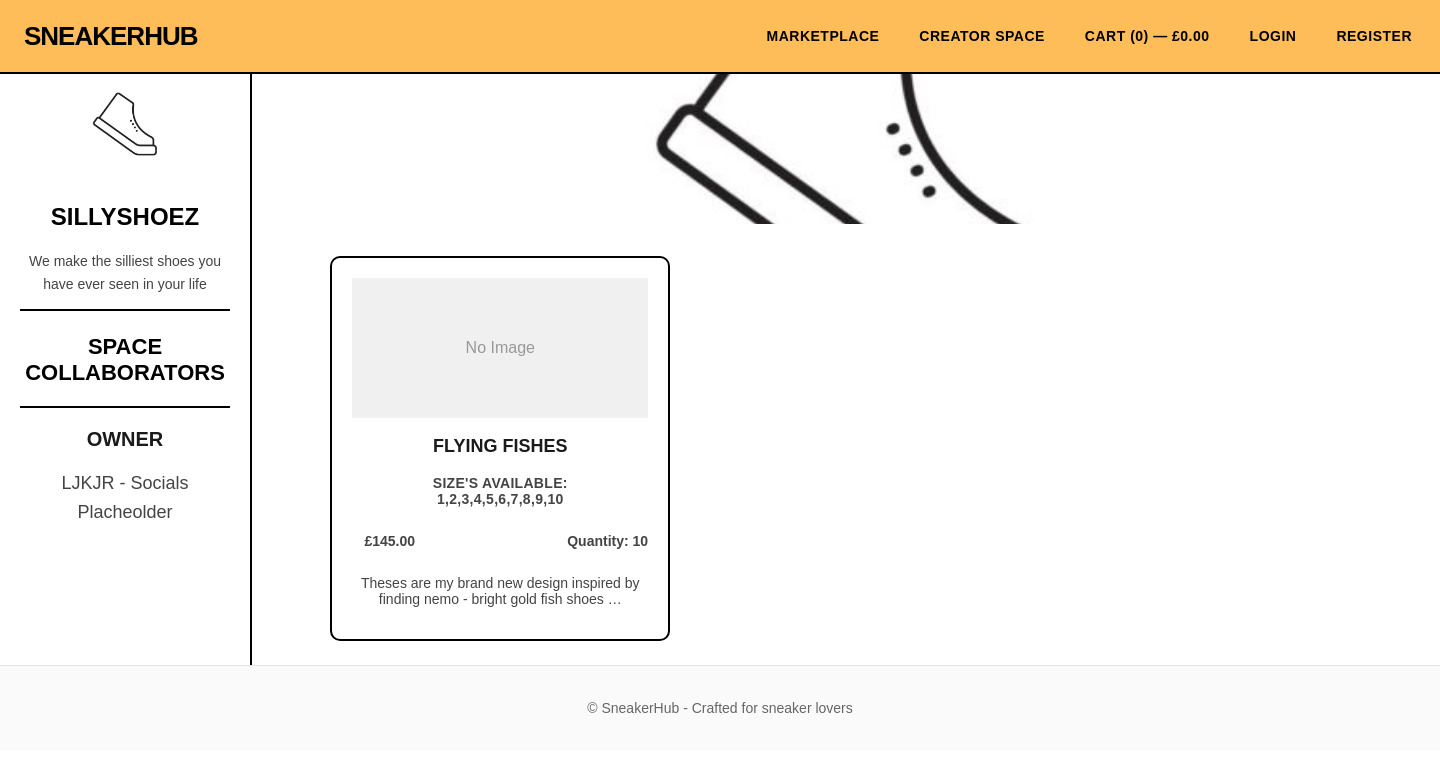
Before: /creatorspace/brand/1/ with the older database file.
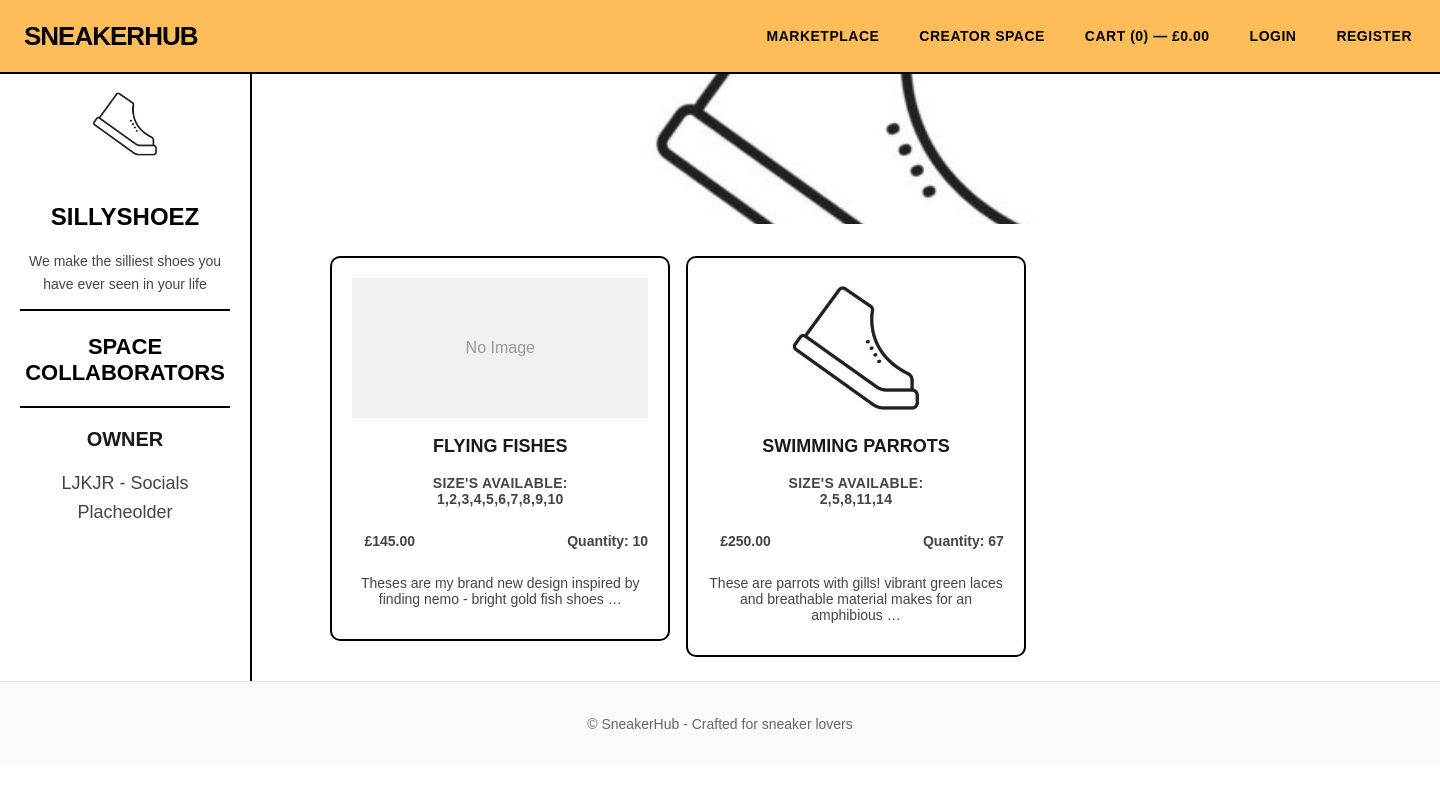
After: the same page with the newer database file.
### creatorspace/models.py (models this page shows, shortened)
class Brand(models.Model):
    owner = models.ForeignKey('auth.User', on_delete=models.CASCADE)
    brand_name = models.CharField(max_length=100)
    brand_bio = models.TextField()
    brand_banner = models.ImageField(upload_to='brand_banners/', null=True, blank=True)
    brand_logo = models.ImageField(upload_to='brand_logos/', null=True, blank=True)

class BrandProducts(models.Model):
    brand = models.ForeignKey(Brand, on_delete=models.CASCADE, related_name='products')
    product_name = models.CharField(max_length=200)
    product_description = models.TextField()
    product_image = models.ImageField(upload_to='brand_products/', null=True, blank=True)
    product_sizes = models.TextField()
    product_price = models.DecimalField(max_digits=10, decimal_places=2)
    quantity = models.PositiveIntegerField(default=0)
    created_at = models.DateTimeField(auto_now_add=True)
    updated_at = models.DateTimeField(auto_now=True)
    release_date = models.DateField(null=True, blank=True)
    is_active = models.BooleanField(default=True)

### creatorspace/views.py (the view)
# urls.py: path('brand/<int:brand_id>/', views.brandDetailView, name='brand_detail'),
def brandDetailView(request, brand_id):
    brand = Brand.objects.get(id=brand_id)
    brand_products = BrandProducts.objects.filter(brand_id=brand_id)
    brand_owner = User.objects.get(id=brand.owner_id)
    context = {
        'brand': brand,
        'brand_products': brand_products,
        'brand_owner': brand_owner,
    }
    return render(request, 'creatorspace/branddetail.html', context)

### cart/context_processors.py (called while the page is built, shortened)
def cart_totals(request):
    cart = request.session.get('cart', {})
    count = 0
    total = 0.0
    return {'cart': {'count': count, 'total': total}}

### creatorspace/context_processors.py (called while the page is built)
def isBrandOwner(request):
    user = request.user
    isBrand = False
    if user.is_authenticated:
        brandCheck = Brand.objects.filter(owner=user).exists()
        if brandCheck:
            isBrand = True
    return {
        'isBrand': isBrand
    }

### creatorspace/templates/creatorspace/branddetail.html (shortened to what this page needs)
{% extends "base.html" %}
{% load static %}
{% block content %}
<section class="brand-detail-section">
    <section class="brand-detail-column-left">
        <div class="container">
            <div class="brand-detail-logo">
                {% if brand.brand_logo %}
                <img src="{{ brand.brand_logo.url }}" alt="{{ brand.brand_name }} Logo" class="brand-logo">
                {% else %}
                <div class="brand-logo-placeholder">No Logo</div>
                {% endif %}
            </div>
            <div class="brand-detail-bio">
                <h1>{{ brand.brand_name }}</h1>
                <p>{{ brand.brand_bio }}</p>
            </div>
        </div>
        <div class="container">
            <div class="brand-users-description">
                <h2>Space Collaborators</h2>
                <h3>Owner</h3>
                <p>{{ brand_owner.username }} <span>- Socials Placheolder</span></p>
            </div>
        </div>
    </section>
    <section class="brand-detail-column-right">
        <div class="brand-detail-banner">
            {% if brand.brand_banner %}
            <img src="{{ brand.brand_banner.url }}" alt="{{ brand.brand_name }} Banner" class="brand-banner">
            {% else %}
            <div class="brand-banner-placeholder">No Banner</div>
            {% endif %}
        </div>
        <div class="brand-detail-product-grid">
            {% if brand_products %}
                {% for sneaker in brand_products %}
                    <a href="" class="brand-product-link">
                        <div class="brand-product-item">
                            {% if sneaker.product_image %}
                                <img src="{{ sneaker.product_image.url }}" alt="{{ sneaker.product_name }}" class="listing-thumb">
                            {% else %}
                                <div class="listing-thumb-placeholder">No Image</div>
                            {% endif %}
                            <div class="listing-info">
                                <h3>{{ sneaker.product_name }}</h3>
                                <p class="listing-size">Size's available: <br>{{ sneaker.product_sizes }}</p>
                                <div class="brand-listing-row">
                                    <p class="listing-price">£{{ sneaker.product_price }}</p>
                                    <p class="listing-quantity">Quantity: {{ sneaker.quantity }}</p>
                                </div>
                                <p class="listing-description">{{ sneaker.product_description|truncatewords:15 }}</p>
                            </div>
                        </div>
                    </a>
                {% endfor %}
            {% else %}
                <p class="no-data">No products available for this brand yet.</p>
            {% endif %}
        </div>
    </section>
</section>
<footer class="site-footer" style="margin-top: 0px;">
    <div class="footer-inner">
        <p>&copy; {{ now.year }} SneakerHub - Crafted for sneaker lovers</p>
    </div>
</footer>
{% endblock %}

### templates/base.html (shortened to what this page needs)
{% load static %}
<!doctype html>
<html lang="en">
<head>
    <link href="{% static 'css/styles.css' %}" rel="stylesheet">
</head>
<body class="bg-white text-gray-900">
<header class="site-header background-white" id="id-site-header">
    <div class="container header-inner">
        <a href="{% if user.is_authenticated %}{% url 'marketplace' %}{% else %}{% url 'home' %}{% endif %}" class="logo">SneakerHub</a>
        <nav class="nav">
            <a href="{% url 'marketplace' %}">Marketplace</a>
            <a href="{% url 'creatorspace:creatorspace' %}">Creator Space</a>
            <a href="{% url 'cart:detail' %}">Cart (<span id="cart-count">{{ cart.count|default:0 }}</span>) — £<span id="cart-total">{{ cart.total|default:0|floatformat:2 }}</span></a>
            {% if user.is_authenticated %}
                <a href="{% url 'account' user.id %}">Account</a>
                <a href="{% url 'logout' %}">Logout</a>
            {% else %}
                <a href="{% url 'login' %}">Login</a>
                <a href="{% url 'signup' %}">Register</a>
            {% endif %}
        </nav>
    </div>
</header>
<main class="container main-content">
    {% block content %}{% endblock %}
</main>
</body>
</html>

### static/css/styles.css (style rules this page uses)
body { margin: 0; font-family: Arial, sans-serif; background: white; color: #1a1a1a; }
.container { width: 100%; max-width: 1900px; margin: 0 auto; }
.site-header { border-bottom: 2px solid #000; background: #fff; position: sticky; top: 0; z-index: 1000; }
.header-inner { display: flex; justify-content: space-between; align-items: center; padding: 20px 0; }
.logo { font-size: 26px; font-weight: 900; text-decoration: none; color: #000; letter-spacing: -1px; text-transform: uppercase; transition: all 0.2s ease; margin: 0 24px; }
.nav { display: flex; gap: 32px; align-items: center; margin: 0 24px; }
.nav a { text-decoration: none; color: #000; font-weight: 600; font-size: 14px; text-transform: uppercase; letter-spacing: 0.5px; position: relative; transition: all 0.3s ease; padding: 8px 0 ; margin: 0 4px; }
.nav a::after { content: ''; position: absolute; bottom: 0; left: 0; width: 0; height: 2px; background: #000; transition: width 0.3s ease; }
.site-footer { border-top: 1px solid #e5e5e5; background: #fafafa; margin-top: 48px; }
.footer-inner { padding: 20px 0; font-size: 14px; color: #666; text-align: center; }
.listing-thumb, .listing-thumb-placeholder { width: 100%; height: 140px; object-fit: cover; border-radius: 0; margin-bottom: 0; background: #f0f0f0; display: flex; align-items: center; justify-content: center; color: #999; }
.listing-size { font-size: 11px; color: #888; text-transform: uppercase; letter-spacing: 0.3px; margin: 4px 12px; }
.listing-price { font-weight: 900; margin: 12px 12px; font-size: 14px; }
.background-peach { background-color: #ffbd59 !important; }
.brand-logo { width: 100%; height: 100px; object-fit: contain; background: transparent; display: flex; align-items: center; justify-content: center; border-radius: 0; }
.brand-detail-section { display: flex; }
.brand-detail-column-left { flex: 1; padding-right: 20px; border-right: 2px solid #000; width: 40%; max-width: 300px; margin-left: 20px; }
.brand-detail-banner { width: 80%; height: 150px; object-fit: cover; border-radius: 0; margin: 0 auto 20px auto; }
.brand-detail-banner img { width: 100%; height: 150px; object-fit: cover; border-radius: 0; }
.brand-detail-logo { width: 150px; height: auto; object-fit: contain; border-radius: 0; background: transparent; margin: 0 auto 20px auto; }
.brand-detail-bio { font-size: 14px; color: #444; line-height: 1.6; text-align: center; }
.brand-detail-bio h1 { font-size: 24px; font-weight: 900; text-transform: uppercase; margin-bottom: 12px; color: #000; }
.brand-detail-column-right { flex: 2; padding-left: 20px; }
.container .brand-users-description { border-top: 2px solid #000; padding-top: 5px; }
.brand-users-description { margin-bottom: 20px; }
.brand-users-description h2 { font-size: 22px; font-weight: 900; text-transform: uppercase; margin-bottom: 12px; padding-bottom: 20px; color: #000; text-align: center; border-bottom: 2px solid #000; }
.brand-users-description h3 { font-size: 20px; font-weight: 700; margin-bottom: 8px; text-align: center; text-transform: uppercase; }
.brand-users-description span { text-transform: none; }
.brand-users-description p { font-size: 18px; color: #444; line-height: 1.6; text-align: center; text-transform: uppercase; }
.listing-info h3 { font-size: 18px; font-weight: 900; text-transform: uppercase; margin-bottom: 4px; text-align: center; }
.listing-size, .listing-price, .listing-quantity { font-size: 14px; color: #444; font-weight: 600; }
.listing-size { text-align: center; margin-top: 18px; }
.brand-listing-row { display: flex; justify-content: space-between; align-items: center; margin-top: 12px; }
.brand-detail-product-grid { display: grid; grid-template-columns: repeat(auto-fill, minmax(280px, 1fr)); gap: 16px; margin-bottom: 32px; width: 90%; max-width: 1200px; margin: 0 auto; }
.brand-product-link { text-decoration: none; color: inherit; }
.brand-product-item { border: 2px solid #000; border-radius: 10px; padding: 20px; background: #fff; text-align: center; transition: all 0.3s ease; max-height: 400px; margin: 12px auto 24px auto; }
.brand-product-item .listing-description { display: flex; flex-direction: column; gap: 6px; margin: 12px 0; font-size: 14px; color: #444; }

Changed rows visible on the page:
added BrandProducts: product_image (picture), product_name "SWIMMING PARROTS", product_sizes "2,5,8,11,14", product_price "250.00", quantity "67", product_description "These are parrots with gills! vibrant green laces and breathable material makes for an amphibious …"
